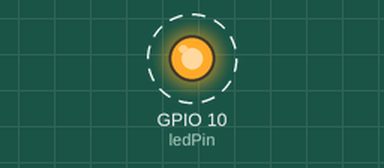
Recording of a program running on a simulated Seeed XIAO ESP32-C3. On the bench: output pins drawn as LEDs (lit = HIGH). Dashed ring = blinking.

Above: at 0.2 s.
Timing chart, 0 to 4.6 s (numbered marks = the images above):
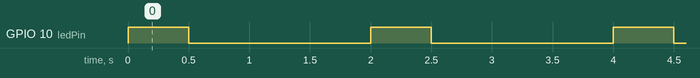

Measured:
- by itself, GPIO 10 (ledPin): alternates HIGH for 0.50 s and LOW for 1.5 s

The program:

main.cpp
```cpp
/*
        _          _ ______ _____ _____
       (_)        | |  ____|  __ \_   _|
  _ __  ___  _____| | |__  | |  | || |
 | '_ \| \ \/ / _ \ |  __| | |  | || |
 | |_) | |>  <  __/ | |____| |__| || |_
 | .__/|_/_/\_\___|_|______|_____/_____|
 | |
 |_|

https://links.pixeledi.eu
FreeRTOS Semaphores | 11.2024

// Im Setup wird die Semaphore einmal freigegeben, wodurch sie sofort verfügbar
// ist. Der Scheduler wählt aus, welche Task zuerst gestartet wird. Wenn die
// ledTask gestartet wird, wartet sie auf die Semaphore. Da die Semaphore beim
// Start freigegeben wurde, kann die ledTask sie sofort übernehmen (take), die
// LED ein- und ausschalten. Der triggerTask gibt alle 3 Sekunden die Semaphore
// erneut frei (give), damit die ledTask die Möglichkeit hat, die LED zu
// steuern, wann immer der triggerTask die Semaphore freigibt.
*/

#include <Arduino.h>

const int ledPin = D10;
SemaphoreHandle_t binarySemaphore;

void ledTask(void *pvParameters) {
  while (true) {
    //auf das Semaphore warten
    if(xSemaphoreTake(binarySemaphore, portMAX_DELAY) == pdTRUE){
      digitalWrite(ledPin, HIGH);
      vTaskDelay(pdMS_TO_TICKS(500));

      digitalWrite(ledPin, LOW);
      vTaskDelay(pdMS_TO_TICKS(500));
    }
  }
}

void triggerTask(void *pvParameters) {
  while (true) {
    // semaphore freigeben
    xSemaphoreGive(binarySemaphore);
    vTaskDelay(pdMS_TO_TICKS(2000));
  }
}

void setup() {
  pinMode(ledPin, OUTPUT);
  binarySemaphore = xSemaphoreCreateBinary();

  xTaskCreate(ledTask, "LED Task", 2048, NULL, 1, NULL);
  xTaskCreate(triggerTask, "Trigger Task", 2048, NULL, 1, NULL);
}

void loop() {
  // Im Loop nichts tun, alles läuft in den Tasks
}
```
